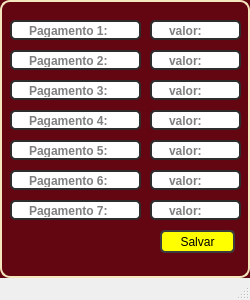
<?xml version="1.0" encoding="UTF-8"?>
<ui version="4.0">
 <class>MainWindow</class>
 <widget class="QMainWindow" name="MainWindow">
  <property name="geometry">
   <rect>
    <x>0</x>
    <y>0</y>
    <width>250</width>
    <height>300</height>
   </rect>
  </property>
  <property name="minimumSize">
   <size>
    <width>250</width>
    <height>300</height>
   </size>
  </property>
  <property name="maximumSize">
   <size>
    <width>250</width>
    <height>300</height>
   </size>
  </property>
  <property name="windowTitle">
   <string>Pagamentos</string>
  </property>
  <property name="windowIcon">
   <iconset>
    <normaloff>:/ICON/projetoFechamentoCx.png</normaloff>:/ICON/projetoFechamentoCx.png</iconset>
  </property>
  <property name="styleSheet">
   <string notr="true"/>
  </property>
  <widget class="QWidget" name="centralwidget">
   <property name="styleSheet">
    <string notr="true">background-color: rgb(99, 6, 17);
color: rgb(0, 0, 0);
</string>
   </property>
   <layout class="QHBoxLayout" name="horizontalLayout">
    <property name="spacing">
     <number>0</number>
    </property>
    <property name="leftMargin">
     <number>0</number>
    </property>
    <property name="topMargin">
     <number>0</number>
    </property>
    <property name="rightMargin">
     <number>0</number>
    </property>
    <property name="bottomMargin">
     <number>0</number>
    </property>
    <item>
     <widget class="QFrame" name="telaPagamentos">
      <property name="maximumSize">
       <size>
        <width>290</width>
        <height>290</height>
       </size>
      </property>
      <property name="styleSheet">
       <string notr="true">

QFrame{
background-color: rgb(99, 6, 17);

border-radius: 10px;
border: 2px solid rgb(245,230,189);
	color: rgb(0, 0, 0);
}

QFrame:houver{
	border: 2px solid rgb(65, 65, 65);
background-position: center;

}</string>
      </property>
      <property name="frameShape">
       <enum>QFrame::NoFrame</enum>
      </property>
      <property name="frameShadow">
       <enum>QFrame::Raised</enum>
      </property>
      <widget class="QLineEdit" name="pagamento1">
       <property name="geometry">
        <rect>
         <x>10</x>
         <y>20</y>
         <width>131</width>
         <height>20</height>
        </rect>
       </property>
       <property name="font">
        <font>
         <weight>75</weight>
         <bold>true</bold>
        </font>
       </property>
       <property name="styleSheet">
        <string notr="true">

QLineEdit{
	border: 2px solid rgb(45, 45, 45);
 	border-radius: 5px;
    padding: 15px;
    color: rgb(0, 0, 0);
	background-color: rgb(255, 255, 255);
}
QLineEdit:hover{
	border: 2px solid rgb(55, 55, 55);
}
QLineEdit:focus{
	border: 2px solid rgb(255, 207, 0);
     color: rgb(0, 0, 0);
}</string>
       </property>
       <property name="placeholderText">
        <string>Pagamento 1: </string>
       </property>
      </widget>
      <widget class="QLineEdit" name="pagamento5">
       <property name="geometry">
        <rect>
         <x>10</x>
         <y>140</y>
         <width>131</width>
         <height>20</height>
        </rect>
       </property>
       <property name="font">
        <font>
         <weight>75</weight>
         <bold>true</bold>
        </font>
       </property>
       <property name="styleSheet">
        <string notr="true">

QLineEdit{
	border: 2px solid rgb(45, 45, 45);
 	border-radius: 5px;
    padding: 15px;
    color: rgb(0, 0, 0);
	background-color: rgb(255, 255, 255);
}
QLineEdit:hover{
	border: 2px solid rgb(55, 55, 55);
}
QLineEdit:focus{
	border: 2px solid rgb(255, 207, 0);
     color: rgb(0, 0, 0);
}</string>
       </property>
       <property name="placeholderText">
        <string>Pagamento 5:</string>
       </property>
      </widget>
      <widget class="QLineEdit" name="pagamento2">
       <property name="geometry">
        <rect>
         <x>10</x>
         <y>50</y>
         <width>131</width>
         <height>20</height>
        </rect>
       </property>
       <property name="font">
        <font>
         <weight>75</weight>
         <bold>true</bold>
        </font>
       </property>
       <property name="styleSheet">
        <string notr="true">

QLineEdit{
	border: 2px solid rgb(45, 45, 45);
 	border-radius: 5px;
    padding: 15px;
    color: rgb(0, 0, 0);
	background-color: rgb(255, 255, 255);
}
QLineEdit:hover{
	border: 2px solid rgb(55, 55, 55);
}
QLineEdit:focus{
	border: 2px solid rgb(255, 207, 0);
     color: rgb(0, 0, 0);
}</string>
       </property>
       <property name="text">
        <string/>
       </property>
       <property name="placeholderText">
        <string>Pagamento 2:</string>
       </property>
      </widget>
      <widget class="QLineEdit" name="pagamento4">
       <property name="geometry">
        <rect>
         <x>10</x>
         <y>110</y>
         <width>131</width>
         <height>20</height>
        </rect>
       </property>
       <property name="font">
        <font>
         <weight>75</weight>
         <bold>true</bold>
        </font>
       </property>
       <property name="styleSheet">
        <string notr="true">

QLineEdit{
	border: 2px solid rgb(45, 45, 45);
 	border-radius: 5px;
    padding: 15px;
    color: rgb(0, 0, 0);
	background-color: rgb(255, 255, 255);
}
QLineEdit:hover{
	border: 2px solid rgb(55, 55, 55);
}
QLineEdit:focus{
	border: 2px solid rgb(255, 207, 0);
     color: rgb(0, 0, 0);
}</string>
       </property>
       <property name="placeholderText">
        <string>Pagamento 4:</string>
       </property>
      </widget>
      <widget class="QLineEdit" name="pagamento3">
       <property name="geometry">
        <rect>
         <x>10</x>
         <y>80</y>
         <width>131</width>
         <height>20</height>
        </rect>
       </property>
       <property name="font">
        <font>
         <weight>75</weight>
         <bold>true</bold>
        </font>
       </property>
       <property name="styleSheet">
        <string notr="true">

QLineEdit{
	border: 2px solid rgb(45, 45, 45);
 	border-radius: 5px;
    padding: 15px;
    color: rgb(0, 0, 0);
	background-color: rgb(255, 255, 255);
}
QLineEdit:hover{
	border: 2px solid rgb(55, 55, 55);
}
QLineEdit:focus{
	border: 2px solid rgb(255, 207, 0);
     color: rgb(0, 0, 0);
}</string>
       </property>
       <property name="placeholderText">
        <string>Pagamento 3:</string>
       </property>
      </widget>
      <widget class="QPushButton" name="salvarFuncionario">
       <property name="geometry">
        <rect>
         <x>160</x>
         <y>230</y>
         <width>75</width>
         <height>23</height>
        </rect>
       </property>
       <property name="styleSheet">
        <string notr="true">QPushButton{
 	border: 2px solid rgb(60, 60, 60);
	background-color: rgb(255, 255, 0);
	border-radius: 5px;
}

QPushButton:hover{
 	border: 2px solid rgb(255, 255, 0);
	background-color: rgb(255, 255, 0);
}

QPushButton:pressed{
 	border: 2px solid rgb(205, 205, 24);
	background-color: rgb(200, 205, 205);
    
	color: rgb(35, 35, 35);
}</string>
       </property>
       <property name="text">
        <string>Salvar</string>
       </property>
      </widget>
      <widget class="QLineEdit" name="Fuvalor1">
       <property name="geometry">
        <rect>
         <x>150</x>
         <y>20</y>
         <width>91</width>
         <height>20</height>
        </rect>
       </property>
       <property name="font">
        <font>
         <weight>75</weight>
         <bold>true</bold>
        </font>
       </property>
       <property name="styleSheet">
        <string notr="true">

QLineEdit{
	border: 2px solid rgb(45, 45, 45);
 	border-radius: 5px;
    padding: 15px;
    color: rgb(0, 0, 0);
	background-color: rgb(255, 255, 255);
}
QLineEdit:hover{
	border: 2px solid rgb(55, 55, 55);
}
QLineEdit:focus{
	border: 2px solid rgb(255, 207, 0);
     color: rgb(0, 0, 0);
}</string>
       </property>
       <property name="placeholderText">
        <string>valor:</string>
       </property>
      </widget>
      <widget class="QLineEdit" name="Fuvalor2">
       <property name="geometry">
        <rect>
         <x>150</x>
         <y>50</y>
         <width>91</width>
         <height>20</height>
        </rect>
       </property>
       <property name="font">
        <font>
         <weight>75</weight>
         <bold>true</bold>
        </font>
       </property>
       <property name="styleSheet">
        <string notr="true">

QLineEdit{
	border: 2px solid rgb(45, 45, 45);
 	border-radius: 5px;
    padding: 15px;
    color: rgb(0, 0, 0);
	background-color: rgb(255, 255, 255);
}
QLineEdit:hover{
	border: 2px solid rgb(55, 55, 55);
}
QLineEdit:focus{
	border: 2px solid rgb(255, 207, 0);
     color: rgb(0, 0, 0);
}</string>
       </property>
       <property name="placeholderText">
        <string>valor:</string>
       </property>
      </widget>
      <widget class="QLineEdit" name="Fuvalor3">
       <property name="geometry">
        <rect>
         <x>150</x>
         <y>80</y>
         <width>91</width>
         <height>20</height>
        </rect>
       </property>
       <property name="font">
        <font>
         <weight>75</weight>
         <bold>true</bold>
        </font>
       </property>
       <property name="styleSheet">
        <string notr="true">

QLineEdit{
	border: 2px solid rgb(45, 45, 45);
 	border-radius: 5px;
    padding: 15px;
    color: rgb(0, 0, 0);
	background-color: rgb(255, 255, 255);
}
QLineEdit:hover{
	border: 2px solid rgb(55, 55, 55);
}
QLineEdit:focus{
	border: 2px solid rgb(255, 207, 0);
     color: rgb(0, 0, 0);
}</string>
       </property>
       <property name="placeholderText">
        <string>valor:</string>
       </property>
      </widget>
      <widget class="QLineEdit" name="Fuvalor4">
       <property name="geometry">
        <rect>
         <x>150</x>
         <y>110</y>
         <width>91</width>
         <height>20</height>
        </rect>
       </property>
       <property name="font">
        <font>
         <weight>75</weight>
         <bold>true</bold>
        </font>
       </property>
       <property name="styleSheet">
        <string notr="true">

QLineEdit{
	border: 2px solid rgb(45, 45, 45);
 	border-radius: 5px;
    padding: 15px;
    color: rgb(0, 0, 0);
	background-color: rgb(255, 255, 255);
}
QLineEdit:hover{
	border: 2px solid rgb(55, 55, 55);
}
QLineEdit:focus{
	border: 2px solid rgb(255, 207, 0);
     color: rgb(0, 0, 0);
}</string>
       </property>
       <property name="placeholderText">
        <string>valor:</string>
       </property>
      </widget>
      <widget class="QLineEdit" name="Fuvalor5">
       <property name="geometry">
        <rect>
         <x>150</x>
         <y>140</y>
         <width>91</width>
         <height>20</height>
        </rect>
       </property>
       <property name="font">
        <font>
         <weight>75</weight>
         <bold>true</bold>
        </font>
       </property>
       <property name="styleSheet">
        <string notr="true">

QLineEdit{
	border: 2px solid rgb(45, 45, 45);
 	border-radius: 5px;
    padding: 15px;
    color: rgb(0, 0, 0);
	background-color: rgb(255, 255, 255);
}
QLineEdit:hover{
	border: 2px solid rgb(55, 55, 55);
}
QLineEdit:focus{
	border: 2px solid rgb(255, 207, 0);
     color: rgb(0, 0, 0);
}</string>
       </property>
       <property name="placeholderText">
        <string>valor:</string>
       </property>
      </widget>
      <widget class="QLineEdit" name="pagamento6">
       <property name="geometry">
        <rect>
         <x>10</x>
         <y>170</y>
         <width>131</width>
         <height>20</height>
        </rect>
       </property>
       <property name="font">
        <font>
         <weight>75</weight>
         <bold>true</bold>
        </font>
       </property>
       <property name="styleSheet">
        <string notr="true">

QLineEdit{
	border: 2px solid rgb(45, 45, 45);
 	border-radius: 5px;
    padding: 15px;
    color: rgb(0, 0, 0);
	background-color: rgb(255, 255, 255);
}
QLineEdit:hover{
	border: 2px solid rgb(55, 55, 55);
}
QLineEdit:focus{
	border: 2px solid rgb(255, 207, 0);
     color: rgb(0, 0, 0);
}</string>
       </property>
       <property name="placeholderText">
        <string>Pagamento 6:</string>
       </property>
      </widget>
      <widget class="QLineEdit" name="pagamento7">
       <property name="geometry">
        <rect>
         <x>10</x>
         <y>200</y>
         <width>131</width>
         <height>20</height>
        </rect>
       </property>
       <property name="font">
        <font>
         <weight>75</weight>
         <bold>true</bold>
        </font>
       </property>
       <property name="styleSheet">
        <string notr="true">

QLineEdit{
	border: 2px solid rgb(45, 45, 45);
 	border-radius: 5px;
    padding: 15px;
    color: rgb(0, 0, 0);
	background-color: rgb(255, 255, 255);
}
QLineEdit:hover{
	border: 2px solid rgb(55, 55, 55);
}
QLineEdit:focus{
	border: 2px solid rgb(255, 207, 0);
     color: rgb(0, 0, 0);
}</string>
       </property>
       <property name="placeholderText">
        <string>Pagamento 7:</string>
       </property>
      </widget>
      <widget class="QLineEdit" name="Fuvalor6">
       <property name="geometry">
        <rect>
         <x>150</x>
         <y>170</y>
         <width>91</width>
         <height>20</height>
        </rect>
       </property>
       <property name="font">
        <font>
         <weight>75</weight>
         <bold>true</bold>
        </font>
       </property>
       <property name="styleSheet">
        <string notr="true">

QLineEdit{
	border: 2px solid rgb(45, 45, 45);
 	border-radius: 5px;
    padding: 15px;
    color: rgb(0, 0, 0);
	background-color: rgb(255, 255, 255);
}
QLineEdit:hover{
	border: 2px solid rgb(55, 55, 55);
}
QLineEdit:focus{
	border: 2px solid rgb(255, 207, 0);
     color: rgb(0, 0, 0);
}</string>
       </property>
       <property name="placeholderText">
        <string>valor:</string>
       </property>
      </widget>
      <widget class="QLineEdit" name="Fuvalor7">
       <property name="geometry">
        <rect>
         <x>150</x>
         <y>200</y>
         <width>91</width>
         <height>20</height>
        </rect>
       </property>
       <property name="font">
        <font>
         <weight>75</weight>
         <bold>true</bold>
        </font>
       </property>
       <property name="styleSheet">
        <string notr="true">

QLineEdit{
	border: 2px solid rgb(45, 45, 45);
 	border-radius: 5px;
    padding: 15px;
    color: rgb(0, 0, 0);
	background-color: rgb(255, 255, 255);
}
QLineEdit:hover{
	border: 2px solid rgb(55, 55, 55);
}
QLineEdit:focus{
	border: 2px solid rgb(255, 207, 0);
     color: rgb(0, 0, 0);
}</string>
       </property>
       <property name="placeholderText">
        <string>valor:</string>
       </property>
      </widget>
     </widget>
    </item>
   </layout>
  </widget>
  <widget class="QMenuBar" name="menubar">
   <property name="geometry">
    <rect>
     <x>0</x>
     <y>0</y>
     <width>250</width>
     <height>21</height>
    </rect>
   </property>
  </widget>
  <widget class="QStatusBar" name="statusbar"/>
 </widget>
 <resources>
  <include location="folder_rc.qrc"/>
 </resources>
 <connections/>
</ui>
